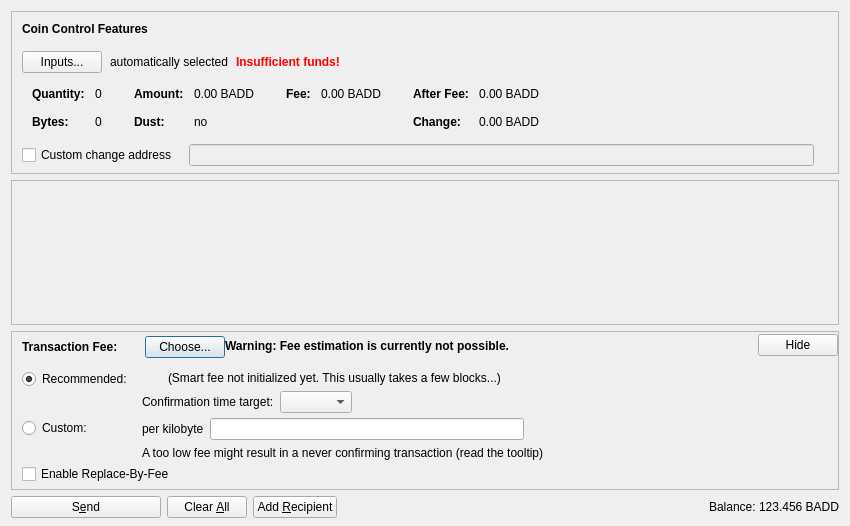
<?xml version="1.0" encoding="UTF-8"?>
<ui version="4.0">
 <class>SendCoinsDialog</class>
 <widget class="QDialog" name="SendCoinsDialog">
  <property name="geometry">
   <rect>
    <x>0</x>
    <y>0</y>
    <width>850</width>
    <height>526</height>
   </rect>
  </property>
  <property name="windowTitle">
   <string>Send Coins</string>
  </property>
  <layout class="QVBoxLayout" name="verticalLayout" stretch="0,1,0,0">
   <property name="bottomMargin">
    <number>8</number>
   </property>
   <item>
    <widget class="QFrame" name="frameCoinControl">
     <property name="sizePolicy">
      <sizepolicy hsizetype="Expanding" vsizetype="Expanding">
       <horstretch>0</horstretch>
       <verstretch>0</verstretch>
      </sizepolicy>
     </property>
     <property name="maximumSize">
      <size>
       <width>16777215</width>
       <height>16777215</height>
      </size>
     </property>
     <property name="frameShape">
      <enum>QFrame::StyledPanel</enum>
     </property>
     <property name="frameShadow">
      <enum>QFrame::Sunken</enum>
     </property>
     <layout class="QVBoxLayout" name="verticalLayoutCoinControl2">
      <property name="spacing">
       <number>0</number>
      </property>
      <property name="leftMargin">
       <number>0</number>
      </property>
      <property name="topMargin">
       <number>0</number>
      </property>
      <property name="rightMargin">
       <number>0</number>
      </property>
      <property name="bottomMargin">
       <number>6</number>
      </property>
      <item>
       <layout class="QVBoxLayout" name="verticalLayoutCoinControl" stretch="0,0,0,0,1">
        <property name="spacing">
         <number>0</number>
        </property>
        <property name="leftMargin">
         <number>10</number>
        </property>
        <property name="topMargin">
         <number>10</number>
        </property>
        <item>
         <layout class="QHBoxLayout" name="horizontalLayoutCoinControl1">
          <property name="bottomMargin">
           <number>15</number>
          </property>
          <item>
           <widget class="QLabel" name="labelCoinControlFeatures">
            <property name="sizePolicy">
             <sizepolicy hsizetype="Preferred" vsizetype="Maximum">
              <horstretch>0</horstretch>
              <verstretch>0</verstretch>
             </sizepolicy>
            </property>
            <property name="font">
             <font>
              <weight>75</weight>
              <bold>true</bold>
             </font>
            </property>
            <property name="styleSheet">
             <string notr="true">font-weight:bold;</string>
            </property>
            <property name="text">
             <string>Coin Control Features</string>
            </property>
           </widget>
          </item>
         </layout>
        </item>
        <item>
         <layout class="QHBoxLayout" name="horizontalLayoutCoinControl2" stretch="0,0,0,0">
          <property name="spacing">
           <number>8</number>
          </property>
          <property name="bottomMargin">
           <number>10</number>
          </property>
          <item>
           <widget class="QPushButton" name="pushButtonCoinControl">
            <property name="styleSheet">
             <string notr="true"/>
            </property>
            <property name="text">
             <string>Inputs...</string>
            </property>
            <property name="autoDefault">
             <bool>false</bool>
            </property>
           </widget>
          </item>
          <item>
           <widget class="QLabel" name="labelCoinControlAutomaticallySelected">
            <property name="text">
             <string>automatically selected</string>
            </property>
            <property name="margin">
             <number>5</number>
            </property>
           </widget>
          </item>
          <item>
           <widget class="QLabel" name="labelCoinControlInsuffFunds">
            <property name="font">
             <font>
              <weight>75</weight>
              <bold>true</bold>
             </font>
            </property>
            <property name="styleSheet">
             <string notr="true">color:red;font-weight:bold;</string>
            </property>
            <property name="text">
             <string>Insufficient funds!</string>
            </property>
            <property name="margin">
             <number>5</number>
            </property>
           </widget>
          </item>
          <item>
           <spacer name="horizontalSpacerCoinControl">
            <property name="orientation">
             <enum>Qt::Horizontal</enum>
            </property>
            <property name="sizeHint" stdset="0">
             <size>
              <width>40</width>
              <height>1</height>
             </size>
            </property>
           </spacer>
          </item>
         </layout>
        </item>
        <item>
         <widget class="QWidget" name="widgetCoinControl" native="true">
          <property name="sizePolicy">
           <sizepolicy hsizetype="Preferred" vsizetype="Preferred">
            <horstretch>0</horstretch>
            <verstretch>0</verstretch>
           </sizepolicy>
          </property>
          <property name="minimumSize">
           <size>
            <width>0</width>
            <height>0</height>
           </size>
          </property>
          <property name="styleSheet">
           <string notr="true"/>
          </property>
          <layout class="QHBoxLayout" name="horizontalLayoutCoinControl5">
           <property name="leftMargin">
            <number>0</number>
           </property>
           <property name="topMargin">
            <number>0</number>
           </property>
           <property name="rightMargin">
            <number>0</number>
           </property>
           <property name="bottomMargin">
            <number>0</number>
           </property>
           <item>
            <layout class="QHBoxLayout" name="horizontalLayoutCoinControl3" stretch="0,0,0,1">
             <property name="spacing">
              <number>20</number>
             </property>
             <property name="topMargin">
              <number>0</number>
             </property>
             <property name="bottomMargin">
              <number>10</number>
             </property>
             <item>
              <layout class="QFormLayout" name="formLayoutCoinControl1">
               <property name="horizontalSpacing">
                <number>10</number>
               </property>
               <property name="verticalSpacing">
                <number>14</number>
               </property>
               <property name="leftMargin">
                <number>10</number>
               </property>
               <property name="topMargin">
                <number>4</number>
               </property>
               <property name="rightMargin">
                <number>6</number>
               </property>
               <item row="0" column="0">
                <widget class="QLabel" name="labelCoinControlQuantityText">
                 <property name="font">
                  <font>
                   <weight>75</weight>
                   <bold>true</bold>
                  </font>
                 </property>
                 <property name="text">
                  <string>Quantity:</string>
                 </property>
                 <property name="margin">
                  <number>0</number>
                 </property>
                </widget>
               </item>
               <item row="0" column="1">
                <widget class="QLabel" name="labelCoinControlQuantity">
                 <property name="cursor">
                  <cursorShape>IBeamCursor</cursorShape>
                 </property>
                 <property name="contextMenuPolicy">
                  <enum>Qt::ActionsContextMenu</enum>
                 </property>
                 <property name="text">
                  <string notr="true">0</string>
                 </property>
                 <property name="margin">
                  <number>0</number>
                 </property>
                 <property name="textInteractionFlags">
                  <set>Qt::LinksAccessibleByMouse|Qt::TextSelectableByKeyboard|Qt::TextSelectableByMouse</set>
                 </property>
                </widget>
               </item>
               <item row="1" column="0">
                <widget class="QLabel" name="labelCoinControlBytesText">
                 <property name="font">
                  <font>
                   <weight>75</weight>
                   <bold>true</bold>
                  </font>
                 </property>
                 <property name="text">
                  <string>Bytes:</string>
                 </property>
                </widget>
               </item>
               <item row="1" column="1">
                <widget class="QLabel" name="labelCoinControlBytes">
                 <property name="cursor">
                  <cursorShape>IBeamCursor</cursorShape>
                 </property>
                 <property name="contextMenuPolicy">
                  <enum>Qt::ActionsContextMenu</enum>
                 </property>
                 <property name="text">
                  <string notr="true">0</string>
                 </property>
                 <property name="textInteractionFlags">
                  <set>Qt::LinksAccessibleByMouse|Qt::TextSelectableByKeyboard|Qt::TextSelectableByMouse</set>
                 </property>
                </widget>
               </item>
              </layout>
             </item>
             <item>
              <layout class="QFormLayout" name="formLayoutCoinControl2">
               <property name="horizontalSpacing">
                <number>10</number>
               </property>
               <property name="verticalSpacing">
                <number>14</number>
               </property>
               <property name="leftMargin">
                <number>6</number>
               </property>
               <property name="topMargin">
                <number>4</number>
               </property>
               <property name="rightMargin">
                <number>6</number>
               </property>
               <item row="0" column="0">
                <widget class="QLabel" name="labelCoinControlAmountText">
                 <property name="font">
                  <font>
                   <weight>75</weight>
                   <bold>true</bold>
                  </font>
                 </property>
                 <property name="text">
                  <string>Amount:</string>
                 </property>
                 <property name="margin">
                  <number>0</number>
                 </property>
                </widget>
               </item>
               <item row="0" column="1">
                <widget class="QLabel" name="labelCoinControlAmount">
                 <property name="cursor">
                  <cursorShape>IBeamCursor</cursorShape>
                 </property>
                 <property name="contextMenuPolicy">
                  <enum>Qt::ActionsContextMenu</enum>
                 </property>
                 <property name="text">
                  <string notr="true">0.00 BADD</string>
                 </property>
                 <property name="textInteractionFlags">
                  <set>Qt::LinksAccessibleByMouse|Qt::TextSelectableByKeyboard|Qt::TextSelectableByMouse</set>
                 </property>
                </widget>
               </item>
               <item row="1" column="0">
                <widget class="QLabel" name="labelCoinControlLowOutputText">
                 <property name="font">
                  <font>
                   <weight>75</weight>
                   <bold>true</bold>
                  </font>
                 </property>
                 <property name="text">
                  <string>Dust:</string>
                 </property>
                </widget>
               </item>
               <item row="1" column="1">
                <widget class="QLabel" name="labelCoinControlLowOutput">
                 <property name="cursor">
                  <cursorShape>IBeamCursor</cursorShape>
                 </property>
                 <property name="contextMenuPolicy">
                  <enum>Qt::ActionsContextMenu</enum>
                 </property>
                 <property name="text">
                  <string notr="true">no</string>
                 </property>
                 <property name="textInteractionFlags">
                  <set>Qt::LinksAccessibleByMouse|Qt::TextSelectableByKeyboard|Qt::TextSelectableByMouse</set>
                 </property>
                </widget>
               </item>
              </layout>
             </item>
             <item>
              <layout class="QFormLayout" name="formLayoutCoinControl3">
               <property name="horizontalSpacing">
                <number>10</number>
               </property>
               <property name="verticalSpacing">
                <number>14</number>
               </property>
               <property name="leftMargin">
                <number>6</number>
               </property>
               <property name="topMargin">
                <number>4</number>
               </property>
               <property name="rightMargin">
                <number>6</number>
               </property>
               <item row="0" column="0">
                <widget class="QLabel" name="labelCoinControlFeeText">
                 <property name="font">
                  <font>
                   <weight>75</weight>
                   <bold>true</bold>
                  </font>
                 </property>
                 <property name="text">
                  <string>Fee:</string>
                 </property>
                 <property name="margin">
                  <number>0</number>
                 </property>
                </widget>
               </item>
               <item row="0" column="1">
                <widget class="QLabel" name="labelCoinControlFee">
                 <property name="cursor">
                  <cursorShape>IBeamCursor</cursorShape>
                 </property>
                 <property name="contextMenuPolicy">
                  <enum>Qt::ActionsContextMenu</enum>
                 </property>
                 <property name="text">
                  <string notr="true">0.00 BADD</string>
                 </property>
                 <property name="textInteractionFlags">
                  <set>Qt::LinksAccessibleByMouse|Qt::TextSelectableByKeyboard|Qt::TextSelectableByMouse</set>
                 </property>
                </widget>
               </item>
              </layout>
             </item>
             <item>
              <layout class="QFormLayout" name="formLayoutCoinControl4">
               <property name="horizontalSpacing">
                <number>10</number>
               </property>
               <property name="verticalSpacing">
                <number>14</number>
               </property>
               <property name="leftMargin">
                <number>6</number>
               </property>
               <property name="topMargin">
                <number>4</number>
               </property>
               <property name="rightMargin">
                <number>6</number>
               </property>
               <item row="0" column="0">
                <widget class="QLabel" name="labelCoinControlAfterFeeText">
                 <property name="font">
                  <font>
                   <weight>75</weight>
                   <bold>true</bold>
                  </font>
                 </property>
                 <property name="text">
                  <string>After Fee:</string>
                 </property>
                 <property name="margin">
                  <number>0</number>
                 </property>
                </widget>
               </item>
               <item row="0" column="1">
                <widget class="QLabel" name="labelCoinControlAfterFee">
                 <property name="cursor">
                  <cursorShape>IBeamCursor</cursorShape>
                 </property>
                 <property name="contextMenuPolicy">
                  <enum>Qt::ActionsContextMenu</enum>
                 </property>
                 <property name="text">
                  <string notr="true">0.00 BADD</string>
                 </property>
                 <property name="textInteractionFlags">
                  <set>Qt::LinksAccessibleByMouse|Qt::TextSelectableByKeyboard|Qt::TextSelectableByMouse</set>
                 </property>
                </widget>
               </item>
               <item row="1" column="0">
                <widget class="QLabel" name="labelCoinControlChangeText">
                 <property name="font">
                  <font>
                   <weight>75</weight>
                   <bold>true</bold>
                  </font>
                 </property>
                 <property name="text">
                  <string>Change:</string>
                 </property>
                </widget>
               </item>
               <item row="1" column="1">
                <widget class="QLabel" name="labelCoinControlChange">
                 <property name="cursor">
                  <cursorShape>IBeamCursor</cursorShape>
                 </property>
                 <property name="contextMenuPolicy">
                  <enum>Qt::ActionsContextMenu</enum>
                 </property>
                 <property name="text">
                  <string notr="true">0.00 BADD</string>
                 </property>
                 <property name="textInteractionFlags">
                  <set>Qt::LinksAccessibleByMouse|Qt::TextSelectableByKeyboard|Qt::TextSelectableByMouse</set>
                 </property>
                </widget>
               </item>
              </layout>
             </item>
            </layout>
           </item>
          </layout>
         </widget>
        </item>
        <item>
         <layout class="QHBoxLayout" name="horizontalLayoutCoinControl4" stretch="0,0,0">
          <property name="spacing">
           <number>12</number>
          </property>
          <property name="sizeConstraint">
           <enum>QLayout::SetDefaultConstraint</enum>
          </property>
          <property name="topMargin">
           <number>5</number>
          </property>
          <property name="rightMargin">
           <number>5</number>
          </property>
          <item>
           <widget class="QCheckBox" name="checkBoxCoinControlChange">
            <property name="toolTip">
             <string>If this is activated, but the change address is empty or invalid, change will be sent to a newly generated address.</string>
            </property>
            <property name="text">
             <string>Custom change address</string>
            </property>
           </widget>
          </item>
          <item>
           <widget class="QValidatedLineEdit" name="lineEditCoinControlChange">
            <property name="enabled">
             <bool>false</bool>
            </property>
            <property name="sizePolicy">
             <sizepolicy hsizetype="Expanding" vsizetype="Fixed">
              <horstretch>0</horstretch>
              <verstretch>0</verstretch>
             </sizepolicy>
            </property>
           </widget>
          </item>
          <item>
           <widget class="QLabel" name="labelCoinControlChangeLabel">
            <property name="sizePolicy">
             <sizepolicy hsizetype="Preferred" vsizetype="Expanding">
              <horstretch>0</horstretch>
              <verstretch>0</verstretch>
             </sizepolicy>
            </property>
            <property name="minimumSize">
             <size>
              <width>0</width>
              <height>0</height>
             </size>
            </property>
            <property name="text">
             <string/>
            </property>
            <property name="margin">
             <number>3</number>
            </property>
           </widget>
          </item>
         </layout>
        </item>
        <item>
         <spacer name="verticalSpacerCoinControl">
          <property name="orientation">
           <enum>Qt::Vertical</enum>
          </property>
          <property name="sizeHint" stdset="0">
           <size>
            <width>800</width>
            <height>1</height>
           </size>
          </property>
         </spacer>
        </item>
       </layout>
      </item>
     </layout>
    </widget>
   </item>
   <item>
    <widget class="QScrollArea" name="scrollArea">
     <property name="widgetResizable">
      <bool>true</bool>
     </property>
     <widget class="QWidget" name="scrollAreaWidgetContents">
      <property name="geometry">
       <rect>
        <x>0</x>
        <y>0</y>
        <width>830</width>
        <height>104</height>
       </rect>
      </property>
      <layout class="QVBoxLayout" name="verticalLayout_2" stretch="0,1">
       <property name="leftMargin">
        <number>0</number>
       </property>
       <property name="topMargin">
        <number>0</number>
       </property>
       <property name="rightMargin">
        <number>0</number>
       </property>
       <property name="bottomMargin">
        <number>0</number>
       </property>
       <item>
        <layout class="QVBoxLayout" name="entries">
         <property name="spacing">
          <number>6</number>
         </property>
        </layout>
       </item>
       <item>
        <spacer name="verticalSpacer">
         <property name="orientation">
          <enum>Qt::Vertical</enum>
         </property>
         <property name="sizeHint" stdset="0">
          <size>
           <width>20</width>
           <height>40</height>
          </size>
         </property>
        </spacer>
       </item>
      </layout>
     </widget>
    </widget>
   </item>
   <item>
    <widget class="QFrame" name="frameFee">
     <property name="sizePolicy">
      <sizepolicy hsizetype="Expanding" vsizetype="Expanding">
       <horstretch>0</horstretch>
       <verstretch>0</verstretch>
      </sizepolicy>
     </property>
     <property name="maximumSize">
      <size>
       <width>16777215</width>
       <height>16777215</height>
      </size>
     </property>
     <property name="frameShape">
      <enum>QFrame::StyledPanel</enum>
     </property>
     <property name="frameShadow">
      <enum>QFrame::Sunken</enum>
     </property>
     <layout class="QVBoxLayout" name="verticalLayoutFee1">
      <property name="spacing">
       <number>0</number>
      </property>
      <property name="leftMargin">
       <number>0</number>
      </property>
      <property name="topMargin">
       <number>0</number>
      </property>
      <property name="rightMargin">
       <number>0</number>
      </property>
      <property name="bottomMargin">
       <number>0</number>
      </property>
      <item>
       <layout class="QVBoxLayout" name="verticalLayoutFee2" stretch="0,0,0">
        <property name="spacing">
         <number>0</number>
        </property>
        <property name="leftMargin">
         <number>10</number>
        </property>
        <property name="topMargin">
         <number>0</number>
        </property>
        <item>
         <layout class="QHBoxLayout" name="horizontalLayoutFee1">
          <property name="bottomMargin">
           <number>0</number>
          </property>
          <item>
           <layout class="QVBoxLayout" name="verticalLayoutFee7">
            <property name="spacing">
             <number>0</number>
            </property>
            <item>
             <spacer name="verticalSpacerSmartFee">
              <property name="orientation">
               <enum>Qt::Vertical</enum>
              </property>
              <property name="sizeType">
               <enum>QSizePolicy::Fixed</enum>
              </property>
              <property name="sizeHint" stdset="0">
               <size>
                <width>1</width>
                <height>4</height>
               </size>
              </property>
             </spacer>
            </item>
            <item>
             <layout class="QHBoxLayout" name="horizontalLayoutSmartFee">
              <property name="spacing">
               <number>10</number>
              </property>
              <item>
               <widget class="QLabel" name="labelFeeHeadline">
                <property name="sizePolicy">
                 <sizepolicy hsizetype="Preferred" vsizetype="Maximum">
                  <horstretch>0</horstretch>
                  <verstretch>0</verstretch>
                 </sizepolicy>
                </property>
                <property name="font">
                 <font>
                  <weight>75</weight>
                  <bold>true</bold>
                 </font>
                </property>
                <property name="styleSheet">
                 <string notr="true">font-weight:bold;</string>
                </property>
                <property name="text">
                 <string>Transaction Fee:</string>
                </property>
               </widget>
              </item>
              <item>
               <widget class="QLabel" name="labelFeeMinimized">
                <property name="text">
                 <string/>
                </property>
               </widget>
              </item>
              <item>
               <widget class="QPushButton" name="buttonChooseFee">
                <property name="text">
                 <string>Choose...</string>
                </property>
               </widget>
              </item>
             </layout>
            </item>
            <item>
             <spacer name="verticalSpacer_5">
              <property name="orientation">
               <enum>Qt::Vertical</enum>
              </property>
              <property name="sizeHint" stdset="0">
               <size>
                <width>1</width>
                <height>1</height>
               </size>
              </property>
             </spacer>
            </item>
           </layout>
          </item>
          <item>
           <widget class="QLabel" name="fallbackFeeWarningLabel">
            <property name="toolTip">
             <string>Using the fallbackfee can result in sending a transaction that will take several hours or days (or never) to confirm. Consider choosing your fee manually or wait until you have validated the complete chain.</string>
            </property>
            <property name="font">
            <font>
                <weight>75</weight>
                <bold>true</bold>
            </font>
            </property>
            <property name="text">
             <string>Warning: Fee estimation is currently not possible.</string>
            </property>
            <property name="wordWrap">
             <bool>false</bool>
            </property>
           </widget>
          </item>
          <item>
           <spacer name="horizontalSpacer_4">
            <property name="orientation">
             <enum>Qt::Horizontal</enum>
            </property>
            <property name="sizeType">
             <enum>QSizePolicy::MinimumExpanding</enum>
            </property>
            <property name="sizeHint" stdset="0">
             <size>
              <width>40</width>
              <height>20</height>
             </size>
            </property>
           </spacer>
          </item>
          <item>
           <widget class="QPushButton" name="buttonMinimizeFee">
            <property name="toolTip">
             <string>Hide transaction fee settings</string>
            </property>
            <property name="text">
             <string>Hide</string>
            </property>
           </widget>
          </item>
         </layout>
        </item>
        <item>
         <widget class="QFrame" name="frameFeeSelection">
          <layout class="QVBoxLayout" name="verticalLayoutFee12">
           <property name="spacing">
            <number>0</number>
           </property>
           <property name="leftMargin">
            <number>0</number>
           </property>
           <property name="topMargin">
            <number>0</number>
           </property>
           <property name="rightMargin">
            <number>0</number>
           </property>
           <property name="bottomMargin">
            <number>0</number>
           </property>
           <item>
            <layout class="QGridLayout" name="gridLayoutFee">
             <property name="topMargin">
              <number>10</number>
             </property>
             <property name="bottomMargin">
              <number>4</number>
             </property>
             <property name="horizontalSpacing">
              <number>10</number>
             </property>
             <property name="verticalSpacing">
              <number>4</number>
             </property>
             <item row="1" column="1">
              <layout class="QVBoxLayout" name="verticalLayoutFee8">
               <property name="spacing">
                <number>6</number>
               </property>
               <item>
                <layout class="QHBoxLayout" name="horizontalLayoutFee13">
                 <item>
                  <widget class="QLabel" name="labelCustomPerKilobyte">
                   <property name="toolTip">
                    <string>Specify a custom fee per kB (1,000 bytes) of the transaction's virtual size.

Note:  Since the fee is calculated on a per-byte basis, a fee of "100 satoshis per kB" for a transaction size of 500 bytes (half of 1 kB) would ultimately yield a fee of only 50 satoshis.</string>
                   </property>
                   <property name="text">
                    <string>per kilobyte</string>
                   </property>
                  </widget>
                 </item>
                 <item>
                  <widget class="BaddcoinAmountField" name="customFee"/>
                 </item>
                 <item>
                  <spacer name="horizontalSpacer_6">
                   <property name="orientation">
                    <enum>Qt::Horizontal</enum>
                   </property>
                   <property name="sizeHint" stdset="0">
                    <size>
                     <width>1</width>
                     <height>1</height>
                    </size>
                   </property>
                  </spacer>
                 </item>
                </layout>
               </item>
               <item>
                <layout class="QHBoxLayout" name="horizontalLayoutFee8">
                 <item>
                  <widget class="QLabel" name="labelCustomFeeWarning">
                   <property name="enabled">
                    <bool>true</bool>
                   </property>
                   <property name="toolTip">
                    <string>When there is less transaction volume than space in the blocks, miners as well as relaying nodes may enforce a minimum fee. Paying only this minimum fee is just fine, but be aware that this can result in a never confirming transaction once there is more demand for baddcoin transactions than the network can process.</string>
                   </property>
                   <property name="text">
                    <string>A too low fee might result in a never confirming transaction (read the tooltip)</string>
                   </property>
                  </widget>
                 </item>
                 <item>
                  <spacer name="horizontalSpacer_2">
                   <property name="orientation">
                    <enum>Qt::Horizontal</enum>
                   </property>
                   <property name="sizeHint" stdset="0">
                    <size>
                     <width>1</width>
                     <height>1</height>
                    </size>
                   </property>
                  </spacer>
                 </item>
                </layout>
               </item>
              </layout>
             </item>
             <item row="0" column="0">
              <layout class="QVBoxLayout" name="verticalLayoutFee4" stretch="0,1">
               <item>
                <widget class="QRadioButton" name="radioSmartFee">
                 <property name="text">
                  <string>Recommended:</string>
                 </property>
                 <property name="checked">
                  <bool>true</bool>
                 </property>
                 <attribute name="buttonGroup">
                  <string notr="true">groupFee</string>
                 </attribute>
                </widget>
               </item>
               <item>
                <spacer name="verticalSpacer_2">
                 <property name="orientation">
                  <enum>Qt::Vertical</enum>
                 </property>
                 <property name="sizeHint" stdset="0">
                  <size>
                   <width>1</width>
                   <height>1</height>
                  </size>
                 </property>
                </spacer>
               </item>
              </layout>
             </item>
             <item row="1" column="0">
              <layout class="QVBoxLayout" name="verticalLayoutFee9" stretch="0,1">
               <item>
                <widget class="QRadioButton" name="radioCustomFee">
                 <property name="text">
                  <string>Custom:</string>
                 </property>
                 <attribute name="buttonGroup">
                  <string notr="true">groupFee</string>
                 </attribute>
                </widget>
               </item>
               <item>
                <spacer name="verticalSpacer_6">
                 <property name="orientation">
                  <enum>Qt::Vertical</enum>
                 </property>
                 <property name="sizeHint" stdset="0">
                  <size>
                   <width>1</width>
                   <height>1</height>
                  </size>
                 </property>
                </spacer>
               </item>
              </layout>
             </item>
             <item row="0" column="1">
              <layout class="QVBoxLayout" name="verticalLayoutFee3" stretch="0,0,1">
               <property name="spacing">
                <number>6</number>
               </property>
               <property name="topMargin">
                <number>2</number>
               </property>
               <item>
                <layout class="QHBoxLayout" name="horizontalLayoutFee12">
                 <item>
                  <widget class="QLabel" name="labelSmartFee">
                   <property name="text">
                    <string/>
                   </property>
                  </widget>
                 </item>
                 <item>
                  <widget class="QLabel" name="labelFeeEstimation">
                   <property name="text">
                    <string/>
                   </property>
                  </widget>
                 </item>
                 <item>
                  <widget class="QLabel" name="labelSmartFee2">
                   <property name="text">
                    <string>(Smart fee not initialized yet. This usually takes a few blocks...)</string>
                   </property>
                  </widget>
                 </item>
                 <item>
                  <spacer name="horizontalSpacer_5">
                   <property name="orientation">
                    <enum>Qt::Horizontal</enum>
                   </property>
                   <property name="sizeHint" stdset="0">
                    <size>
                     <width>1</width>
                     <height>1</height>
                    </size>
                   </property>
                  </spacer>
                 </item>
                </layout>
               </item>
               <item>
                <layout class="QHBoxLayout" name="horizontalLayoutFee9">
                 <item>
                  <layout class="QVBoxLayout" name="verticalLayoutFee6">
                   <item>
                    <widget class="QLabel" name="labelSmartFee3">
                     <property name="text">
                      <string>Confirmation time target:</string>
                     </property>
                    </widget>
                   </item>
                  </layout>
                 </item>
                 <item>
                  <layout class="QVBoxLayout" name="verticalLayoutFee5">
                   <property name="rightMargin">
                    <number>30</number>
                   </property>
                   <item>
                    <layout class="QHBoxLayout" name="horizontalLayoutConfTarget">
                     <property name="bottomMargin">
                      <number>0</number>
                     </property>
                     <item>
                      <widget class="QComboBox" name="confTargetSelector"/>
                     </item>
                     <item>
                      <spacer name="horizontalSpacerConfTarget">
                       <property name="orientation">
                        <enum>Qt::Horizontal</enum>
                       </property>
                       <property name="sizeHint" stdset="0">
                        <size>
                         <width>40</width>
                         <height>20</height>
                        </size>
                       </property>
                      </spacer>
                     </item>
                    </layout>
                   </item>
                  </layout>
                 </item>
                </layout>
               </item>
               <item>
                <spacer name="verticalSpacer_4">
                 <property name="orientation">
                  <enum>Qt::Vertical</enum>
                 </property>
                 <property name="sizeHint" stdset="0">
                  <size>
                   <width>1</width>
                   <height>1</height>
                  </size>
                 </property>
                </spacer>
               </item>
              </layout>
             </item>
            </layout>
           </item>
           <item>
            <widget class="QCheckBox" name="optInRBF">
             <property name="text">
              <string>Enable Replace-By-Fee</string>
             </property>
             <property name="toolTip">
              <string>With Replace-By-Fee (BIP-125) you can increase a transaction's fee after it is sent. Without this, a higher fee may be recommended to compensate for increased transaction delay risk.</string>
             </property>
            </widget>
           </item>
          </layout>
         </widget>
        </item>
        <item>
         <spacer name="verticalSpacerFee">
          <property name="orientation">
           <enum>Qt::Vertical</enum>
          </property>
          <property name="sizeHint" stdset="0">
           <size>
            <width>40</width>
            <height>5</height>
           </size>
          </property>
         </spacer>
        </item>
       </layout>
      </item>
     </layout>
    </widget>
   </item>
   <item>
    <layout class="QHBoxLayout" name="horizontalLayout">
     <item>
      <widget class="QPushButton" name="sendButton">
       <property name="minimumSize">
        <size>
         <width>150</width>
         <height>0</height>
        </size>
       </property>
       <property name="toolTip">
        <string>Confirm the send action</string>
       </property>
       <property name="text">
        <string>S&amp;end</string>
       </property>
       <property name="icon">
        <iconset resource="../baddcoin.qrc">
         <normaloff>:/icons/send</normaloff>:/icons/send</iconset>
       </property>
       <property name="autoDefault">
        <bool>false</bool>
       </property>
       <property name="default">
        <bool>false</bool>
       </property>
      </widget>
     </item>
     <item>
      <widget class="QPushButton" name="clearButton">
       <property name="sizePolicy">
        <sizepolicy hsizetype="Minimum" vsizetype="Fixed">
         <horstretch>0</horstretch>
         <verstretch>0</verstretch>
        </sizepolicy>
       </property>
       <property name="toolTip">
        <string>Clear all fields of the form.</string>
       </property>
       <property name="text">
        <string>Clear &amp;All</string>
       </property>
       <property name="icon">
        <iconset resource="../baddcoin.qrc">
         <normaloff>:/icons/remove</normaloff>:/icons/remove</iconset>
       </property>
       <property name="autoDefault">
        <bool>false</bool>
       </property>
      </widget>
     </item>
     <item>
      <widget class="QPushButton" name="addButton">
       <property name="toolTip">
        <string>Send to multiple recipients at once</string>
       </property>
       <property name="text">
        <string>Add &amp;Recipient</string>
       </property>
       <property name="icon">
        <iconset resource="../baddcoin.qrc">
         <normaloff>:/icons/add</normaloff>:/icons/add</iconset>
       </property>
       <property name="autoDefault">
        <bool>false</bool>
       </property>
      </widget>
     </item>
     <item>
      <spacer name="horizontalSpacer">
       <property name="orientation">
        <enum>Qt::Horizontal</enum>
       </property>
       <property name="sizeHint" stdset="0">
        <size>
         <width>40</width>
         <height>20</height>
        </size>
       </property>
      </spacer>
     </item>
     <item>
      <layout class="QHBoxLayout" name="horizontalLayout_2">
       <property name="spacing">
        <number>3</number>
       </property>
       <item>
        <widget class="QLabel" name="labelBalanceName">
         <property name="sizePolicy">
          <sizepolicy hsizetype="Preferred" vsizetype="Fixed">
           <horstretch>0</horstretch>
           <verstretch>0</verstretch>
          </sizepolicy>
         </property>
         <property name="text">
          <string>Balance:</string>
         </property>
        </widget>
       </item>
       <item>
        <widget class="QLabel" name="labelBalance">
         <property name="sizePolicy">
          <sizepolicy hsizetype="Preferred" vsizetype="Fixed">
           <horstretch>0</horstretch>
           <verstretch>0</verstretch>
          </sizepolicy>
         </property>
         <property name="cursor">
          <cursorShape>IBeamCursor</cursorShape>
         </property>
         <property name="text">
          <string notr="true">123.456 BADD</string>
         </property>
         <property name="textInteractionFlags">
          <set>Qt::LinksAccessibleByMouse|Qt::TextSelectableByKeyboard|Qt::TextSelectableByMouse</set>
         </property>
        </widget>
       </item>
      </layout>
     </item>
    </layout>
   </item>
  </layout>
 </widget>
 <customwidgets>
  <customwidget>
   <class>QValidatedLineEdit</class>
   <extends>QLineEdit</extends>
   <header>qt/qvalidatedlineedit.h</header>
  </customwidget>
  <customwidget>
   <class>BaddcoinAmountField</class>
   <extends>QLineEdit</extends>
   <header>qt/baddcoinamountfield.h</header>
   <container>1</container>
  </customwidget>
 </customwidgets>
 <resources>
  <include location="../baddcoin.qrc"/>
 </resources>
 <connections/>
 <buttongroups>
  <buttongroup name="groupFee"/>
 </buttongroups>
</ui>
